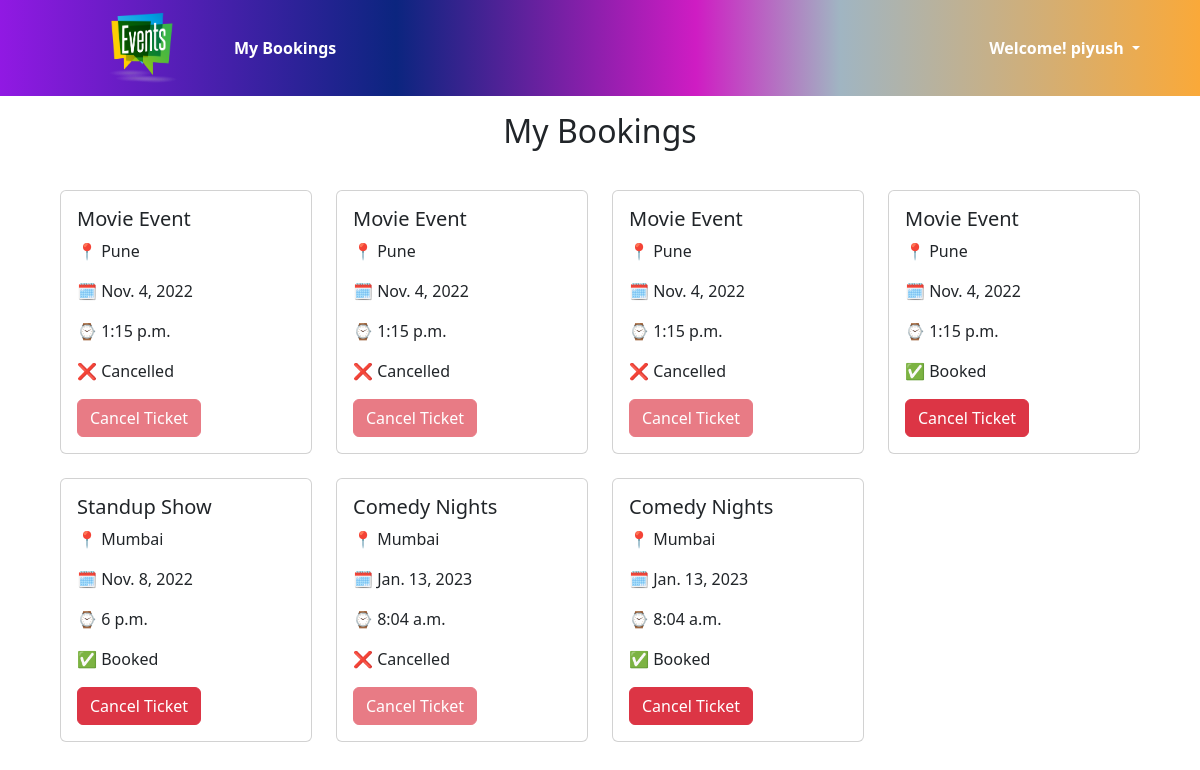
The app's page /bookings (signed in) with its own data.
### event_management/models.py (models this page shows)
class Ticket(models.Model):
    event_name = models.CharField(max_length = 30)
    city = models.CharField(max_length = 30)
    date = models.DateField()
    time = models.TimeField()
    username = models.CharField(max_length = 30)
    status = models.CharField(max_length = 30)
    event_id = models.ForeignKey(Event, default=None, on_delete=models.CASCADE)

### event_management/views.py (the view)
# urls.py: path('bookings', views.bookings, name='bookings'),
def bookings(request):
	user_bookings = Ticket.objects.filter(username=request.user)
	context = {
		'tickets' : user_bookings
	}
	return render(request=request, template_name='bookings.html', context=context)

### templates/bookings.html (shortened to what this page needs)
{% extends 'base.html' %}
{%block body%}
    <h2 class="my-3 text-center ">My Bookings </h2>
<div class="row row-cols-1 row-cols-md-4 g-4 mx-5 my-3">
  {% for ticket in tickets %}
   <div class="col">
    <div class="card">
      <div class="card-body">
        <h5 class="card-title">{{ticket.event_name}}</h5>
        <p class="card-text">📍 {{ticket.city}}</p>
        <p class="card-text">🗓️ {{ticket.date}}</p>
        <p class="card-text">⌚ {{ticket.time}}</p>
        {% if ticket.status == "Booked" %}
            <p class="card-text">✅ {{ticket.status}}</p>
            <a href="cancelbooking/{{ticket.id}}" class="btn btn-danger">Cancel Ticket</a>
        {% else %}
            <p class="card-text">❌ {{ticket.status}}</p>
            <a href="#" class="btn btn-danger disabled">Cancel Ticket</a>
        {% endif %}
      </div>
    </div>
  </div>
  {% endfor %}
</div>
{%endblock body%}

### templates/base.html (shortened to what this page needs)
<!doctype html>
<html lang="en">
  <head>
    <link href="https://cdn.jsdelivr.net/npm/bootstrap@5.2.2/dist/css/bootstrap.min.css" rel="stylesheet">
  </head>
  <body>
      <nav class="navbar navbar-dark navbar-expand" style="background: rgb(145,25,227);
      background: linear-gradient(90deg, rgba(145,25,227,1) 0%, rgba(11,37,127,1) 33%, rgba(207,28,195,1) 58%, rgba(160,181,194,1) 70%, rgba(250,169,57,1) 100%);">
        <div class="container-fluid mx-5">
          <a class="navbar-brand me-5 ms-5" href="/">
            <img src="/static/logo.png"  height="70", width="70">
          </a>
          <div class="collapse navbar-collapse" id="navbarSupportedContent">
            <ul class="navbar-nav  mb-2 mb-lg-0 me-auto px-auto d-flex justify-content-center">
              {% if user.is_authenticated %}
                <a class="nav-link active" aria-current="page" href="bookings" style="font-weight:bold;">My Bookings</a>
              {% endif %}
            </ul>
            {% if user.is_authenticated %}
              <li class="nav-item dropdown d-flex active" style="color:white; font-weight:bold;">
                <a class="nav-link dropdown-toggle" href="#" role="button" data-bs-toggle="dropdown" aria-expanded="false">
                  Welcome! {{user.username}}
                </a>
              </li>
            {% else %}
              <li class="nav-item d-flex" style="color:white; font-weight:bold;">
                <a class="nav-link active" aria-current="page" href="login">
                  <button type="button" class="btn btn-danger">Log In</button>
                </a>
              </li>
            {% endif %}
          </div>
        </div>
      </nav>
    {%block body%}
    {%endblock body%}
  </body>
</html>

### templates/base.html (style rules this page uses)
.container-fluid, .container { max-width: 1200px; }

### records on screen
Ticket: event_name "Movie Event", city "Pune", date "Nov. 4, 2022", time "1:15 p.m.", status "Cancelled"
Ticket: event_name "Movie Event", city "Pune", date "Nov. 4, 2022", time "1:15 p.m.", status "Cancelled"
Ticket: event_name "Movie Event", city "Pune", date "Nov. 4, 2022", time "1:15 p.m.", status "Cancelled"
Ticket: event_name "Movie Event", city "Pune", date "Nov. 4, 2022", time "1:15 p.m.", status "Booked"
Ticket: event_name "Standup Show", city "Mumbai", date "Nov. 8, 2022", time "6 p.m.", status "Booked"
Ticket: event_name "Comedy Nights", city "Mumbai", date "Jan. 13, 2023", time "8:04 a.m.", status "Cancelled"
Ticket: event_name "Comedy Nights", city "Mumbai", date "Jan. 13, 2023", time "8:04 a.m.", status "Booked"

### other values on screen
{{ user.username }} "piyush"
